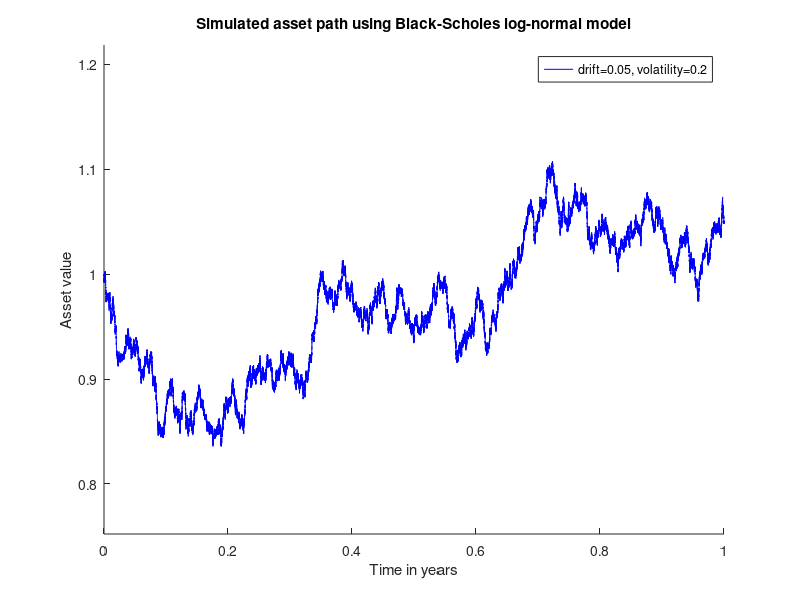

Write MATLAB code to recreate this figure.
function lognormalassets()
	clc
	clear all
	close all
	
	randn('state',1); % Remove this later
	
	T		= 1;
	a0		= 1;
	mu		= 0.05;
	sigma	= 0.2;

	N		= 2^18;
	h		= T/N;		% Set mesh to be very fine
	w		= randn(N,1);
	W		= [0; cumsum(w)*sqrt(h)];
	
	% Generate our Black Scholes asset path 
	finePath = GenerateBSPathEuler(a0,mu,sigma,N,T,W);
	% Calculate the relative times so our graph x axis is in years
	fineTimes = [0:h:T];
	
	hold on
	plot(fineTimes,finePath,'b');
	axis([0,T,0.9*min(finePath),1.1*max(finePath)]);
	title('Simulated asset path using Black-Scholes log-normal model');
	xlabel('Time in years');
	ylabel('Asset value');
	legend(['drift=' num2str(mu) ', volatility=' num2str(sigma)]);
	
end


function [aPath] = GenerateBSPathEuler(a0,mu,sigma,N,T,W)
	h		= T/N;
	
	% Store the path of our asset process in a predefined
	% variable for speed.
	aPath	= zeros(1,N+1);
	% Set our initial value for the process a_t at time t=0;
	aPath(1)= a0;
	
	a_i	= mu;
	b_i	= sigma;
	
	for ind = 1 : 1 : N
		aPath(ind+1) = aPath(ind) + h*a_i + b_i*(W(ind+1)-W(ind));
	end
end












